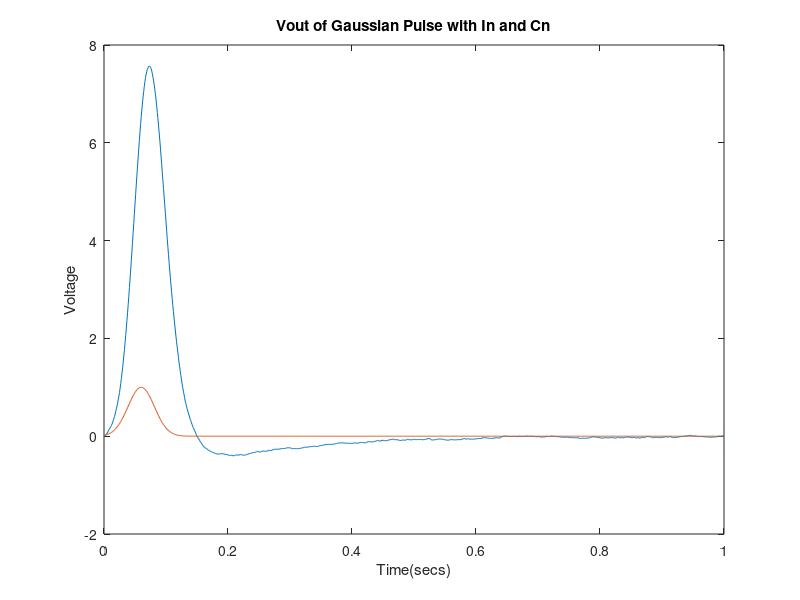
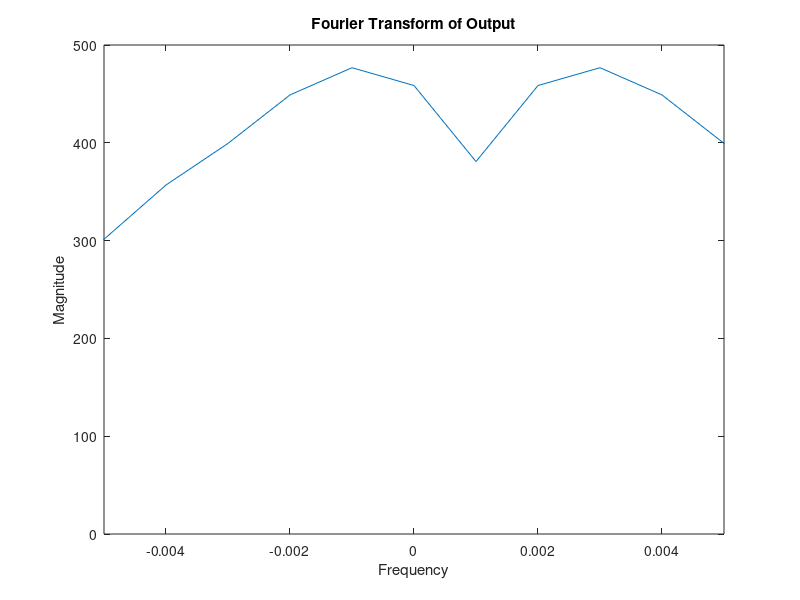
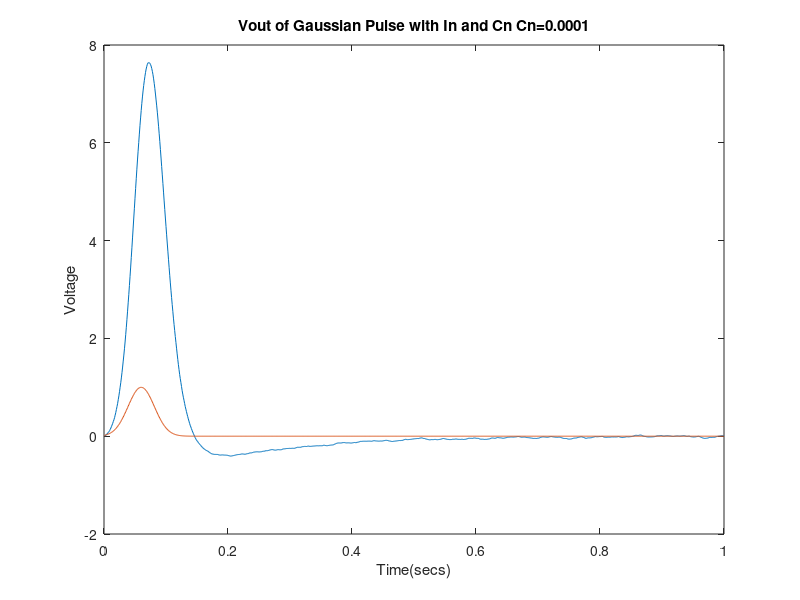
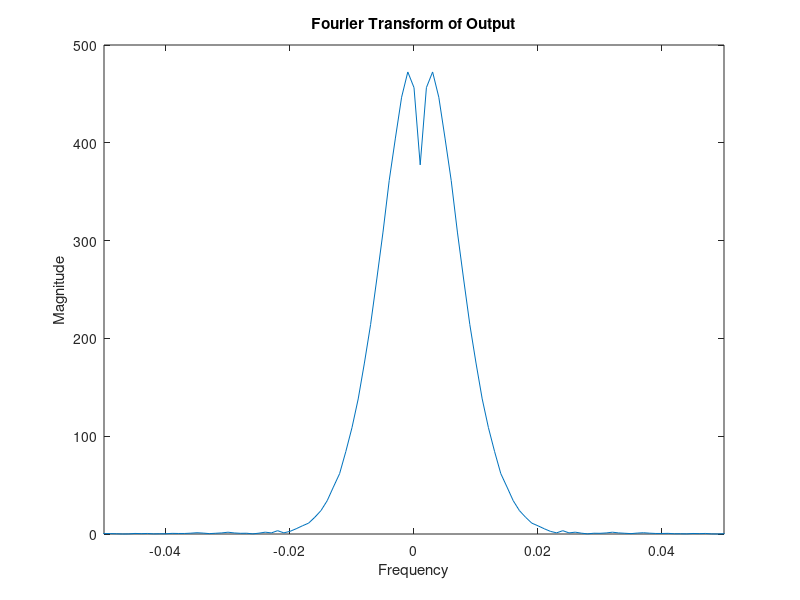

The MATLAB source for these figures, in order:

% Patrobas Adewumi
% 100963608
% ELEC 4700
% assignment4
clear all

runTime = 1; % in seconds
timecuts = 1000;
dt = runTime/timecuts;

Cn = 0.00001;
R1 = 1;
C1 = 0.25;
R2 = 2;
L1 = 0.2;
R3 = 10;
a = 100;
R4 = 0.1;
Ro = 1000;
     

C = [  0, 0,   0,  0, 0, 0, 0, 0; ... V1
     -C1,C1,   0,  0, 0, 0, 0, 0; ... V2
       0, 0, -L1,  0, 0, 0, 0, 0; ... I1
       0, 0,   0, Cn, 0, 0, 0, 0; ... V3
       0, 0,   0,  0, 0, 0, 0, 0; ... I3
       0, 0,   0, Cn, 0, 0, 0, 0; ... V4
       0, 0,   0,  0, 0, 0, 0, 0; ... In
       0, 0,   0,  0, 0, 0, 0, 0];   %Vo
   
   %     V1             V2  I1    V3  I3     V4  In            Vo  
G = [     1,             0,  0,    0,  0,     0,  0,            0; ... V1
      -1/R1, (1/R2 + 1/R1), -1,    0,  0,     0,  0,            0; ... V2
          0,             1,  0,   -1,  0,     0,  0,            0; ... I1
          0,             0, -1, 1/R3,  0,     0, -1,            0; ... V3
          0,             0,  0,    0, -a,     1,  0,            0; ... I3
          0,             0,  0, 1/R3, -1,     0, -1,            0; ... V4
          0,             0,  0,    0,  0,     0,  1,            0; ... In
          0,             0,  0,    0,  0, -1/R4,  0, (1/R4 +1/Ro)];   %Vo
   

% Gaussian Pulse
mag = 1;
dev = 0.03;
delay = 0.06;
Flist = zeros(8,1,timecuts);
for count = 1:1:timecuts
    Flist(1,1,count) = mag*exp(-((count*dt-delay)/dev)^2); 
    Flist(7,1,count) = 0.001*randn;
end
Vlist = zeros(8,1,timecuts);

for count  = 2:1:timecuts
    A = C/dt +G;
    
    Vlist(:,:,count) = A\(C*Vlist(:,:,count-1)/dt +Flist(:,:,count));
end
      
V1list(1,:) = Vlist(1,1,:);
V2list(1,:) = Vlist(2,1,:);
ILlist(1,:) = Vlist(3,1,:);
I3list(1,:) = Vlist(4,1,:);
V4list(1,:) = Vlist(5,1,:);
Inlist(1,:) = Vlist(7,1,:);
Volist(1,:) = Vlist(8,1,:);

figure(7)
plot((1:timecuts).*dt,Volist(1,:))
xlabel('Time(secs)')
ylabel('Voltage')
title('Vout of Gaussian Pulse with In and Cn')
hold on
plot((1:timecuts).*dt,V1list(1,:))
hold off

figure(8)
g = abs(fftshift(fft(Volist(1,:))));
plot(((1:length(g))/timecuts)-0.5,g)
xlim([-0.005 0.005])
xlabel('Frequency')
ylabel('Magnitude')
title('Fourier Transform of Output')

% Changing Cn
Cn = 0.0001;
     

C = [  0, 0,   0,  0, 0, 0, 0, 0; ... V1
     -C1,C1,   0,  0, 0, 0, 0, 0; ... V2
       0, 0, -L1,  0, 0, 0, 0, 0; ... I1
       0, 0,   0, Cn, 0, 0, 0, 0; ... V3
       0, 0,   0,  0, 0, 0, 0, 0; ... I3
       0, 0,   0, Cn, 0, 0, 0, 0; ... V4
       0, 0,   0,  0, 0, 0, 0, 0; ... In
       0, 0,   0,  0, 0, 0, 0, 0];   %Vo

% Gaussian pulse
mag = 1;
dev = 0.03;
delay = 0.06;
Flist = zeros(8,1,timecuts);
for count = 1:1:timecuts
    Flist(1,1,count) = mag*exp(-((count*dt-delay)/dev)^2);
    Flist(7,1,count) = 0.001*randn;
end
Vlist = zeros(8,1,timecuts);

for count  = 2:1:timecuts
    A = C/dt +G;
    
    Vlist(:,:,count) = A\(C*Vlist(:,:,count-1)/dt +Flist(:,:,count));
end
      
V1list(1,:) = Vlist(1,1,:);
V2list(1,:) = Vlist(2,1,:);
ILlist(1,:) = Vlist(3,1,:);
I3list(1,:) = Vlist(4,1,:);
V4list(1,:) = Vlist(5,1,:);
Inlist(1,:) = Vlist(7,1,:);
Volist(1,:) = Vlist(8,1,:);

figure(9)
plot((1:timecuts).*dt,Volist(1,:))
xlabel('Time(secs)')
ylabel('Voltage')
title('Vout of Gaussian Pulse with In and Cn Cn=0.0001')
hold on
plot((1:timecuts).*dt,V1list(1,:))
hold off

figure(10)
g = abs(fftshift(fft(Volist(1,:))));
plot(((1:length(g))/timecuts)-0.5,g)
xlim([-0.05 0.05])
xlabel('Frequency')
ylabel('Magnitude')
title('Fourier Transform of Output')

% Another Cn
Cn = 0.001;
     

C = [  0, 0,   0,  0, 0, 0, 0, 0; ... V1
     -C1,C1,   0,  0, 0, 0, 0, 0; ... V2
       0, 0, -L1,  0, 0, 0, 0, 0; ... I1
       0, 0,   0, Cn, 0, 0, 0, 0; ... V3
       0, 0,   0,  0, 0, 0, 0, 0; ... I3
       0, 0,   0, Cn, 0, 0, 0, 0; ... V4
       0, 0,   0,  0, 0, 0, 0, 0; ... In
       0, 0,   0,  0, 0, 0, 0, 0];   %Vo
   

% Gaussian pulse
mag = 1;
dev = 0.03;
delay = 0.06;
Flist = zeros(8,1,timecuts);
for count = 1:1:timecuts
    Flist(1,1,count) = mag*exp(-((count*dt-delay)/dev)^2);
    Flist(7,1,count) = 0.001*randn;
end
Vlist = zeros(8,1,timecuts);

for count  = 2:1:timecuts
    A = C/dt +G;
    
    Vlist(:,:,count) = A\(C*Vlist(:,:,count-1)/dt +Flist(:,:,count));
end
      
V1list(1,:) = Vlist(1,1,:);
V2list(1,:) = Vlist(2,1,:);
ILlist(1,:) = Vlist(3,1,:);
I3list(1,:) = Vlist(4,1,:);
V4list(1,:) = Vlist(5,1,:);
Inlist(1,:) = Vlist(7,1,:);
Volist(1,:) = Vlist(8,1,:);

figure(11)
plot((1:timecuts).*dt,Volist(1,:))
xlabel('Time(secs)')
ylabel('Voltage')
title('Vout of Gaussian Pulse with In and Cn Cn=0.001')
hold on
plot((1:timecuts).*dt,V1list(1,:))
hold off

figure(12)
g = abs(fftshift(fft(Volist(1,:))));
plot(((1:length(g))/timecuts)-0.5,g)
xlim([-0.05 0.05])
xlabel('Frequency')
ylabel('Magnitude')
title('Fourier Transform of Output')


% Another Cn
Cn = 0.01;
     

C = [  0, 0,   0,  0, 0, 0, 0, 0; ... V1
     -C1,C1,   0,  0, 0, 0, 0, 0; ... V2
       0, 0, -L1,  0, 0, 0, 0, 0; ... I1
       0, 0,   0, Cn, 0, 0, 0, 0; ... V3
       0, 0,   0,  0, 0, 0, 0, 0; ... I3
       0, 0,   0, Cn, 0, 0, 0, 0; ... V4
       0, 0,   0,  0, 0, 0, 0, 0; ... In
       0, 0,   0,  0, 0, 0, 0, 0];   %Vo
   

% Gaussian pulse
mag = 1;
dev = 0.03;
delay = 0.06;
Flist = zeros(8,1,timecuts);
for count = 1:1:timecuts
    Flist(1,1,count) = mag*exp(-((count*dt-delay)/dev)^2); 
    Flist(7,1,count) = 0.001*randn;
end
Vlist = zeros(8,1,timecuts);

for count  = 2:1:timecuts
    A = C/dt +G;
    
    Vlist(:,:,count) = A\(C*Vlist(:,:,count-1)/dt +Flist(:,:,count));
end
      
V1list(1,:) = Vlist(1,1,:);
V2list(1,:) = Vlist(2,1,:);
ILlist(1,:) = Vlist(3,1,:);
I3list(1,:) = Vlist(4,1,:);
V4list(1,:) = Vlist(5,1,:);
Inlist(1,:) = Vlist(7,1,:);
Volist(1,:) = Vlist(8,1,:);

figure(13)
plot((1:timecuts).*dt,Volist(1,:))
xlabel('Time(secs)')
ylabel('Voltage')
title('Vout of Gaussian Pulse with In and Cn Cn=0.01')
hold on
plot((1:timecuts).*dt,V1list(1,:))
hold off

figure(14)
g = abs(fftshift(fft(Volist(1,:))));
plot(((1:length(g))/timecuts)-0.5,g)
xlim([-0.05 0.05])
xlabel('Frequency')
ylabel('Magnitude')
title('Fourier Transform of Output')

clear all
% changing timesteps
runTime = 1; % in seconds
timecuts = 100;
dt = runTime/timecuts;

Cn = 0.00001;
R1 = 1;
C1 = 0.25;
R2 = 2;
L1 = 0.2;
R3 = 10;
a = 100;
R4 = 0.1;
Ro = 1000;
     

C = [  0, 0,   0,  0, 0, 0, 0, 0; ... V1
     -C1,C1,   0,  0, 0, 0, 0, 0; ... V2
       0, 0, -L1,  0, 0, 0, 0, 0; ... I1
       0, 0,   0, Cn, 0, 0, 0, 0; ... V3
       0, 0,   0,  0, 0, 0, 0, 0; ... I3
       0, 0,   0, Cn, 0, 0, 0, 0; ... V4
       0, 0,   0,  0, 0, 0, 0, 0; ... In
       0, 0,   0,  0, 0, 0, 0, 0];   %Vo
   
   %     V1             V2  I1    V3  I3     V4  In            Vo  
G = [     1,             0,  0,    0,  0,     0,  0,            0; ... V1
      -1/R1, (1/R2 + 1/R1), -1,    0,  0,     0,  0,            0; ... V2
          0,             1,  0,   -1,  0,     0,  0,            0; ... I1
          0,             0, -1, 1/R3,  0,     0, -1,            0; ... V3
          0,             0,  0,    0, -a,     1,  0,            0; ... I3
          0,             0,  0, 1/R3, -1,     0, -1,            0; ... V4
          0,             0,  0,    0,  0,     0,  1,            0; ... In
          0,             0,  0,    0,  0, -1/R4,  0, (1/R4 +1/Ro)];   %Vo

% Gaussian pulse
mag = 1;
dev = 0.03;
delay = 0.06;
Flist = zeros(8,1,timecuts);
for count = 1:1:timecuts
    Flist(1,1,count) = mag*exp(-((count*dt-delay)/dev)^2);
    Flist(7,1,count) = 0.001*randn;
end
Vlist = zeros(8,1,timecuts);

for count  = 2:1:timecuts
    A = C/dt +G;
    Vlist(:,:,count) = A\(C*Vlist(:,:,count-1)/dt +Flist(:,:,count));
end
      
V1list(1,:) = Vlist(1,1,:);
V2list(1,:) = Vlist(2,1,:);
ILlist(1,:) = Vlist(3,1,:);
I3list(1,:) = Vlist(4,1,:);
V4list(1,:) = Vlist(5,1,:);
Inlist(1,:) = Vlist(7,1,:);
Volist(1,:) = Vlist(8,1,:);

figure(15)
plot((1:timecuts).*dt,Volist(1,:))
xlabel('Time(secs)')
ylabel('Voltage')
title('Vout of Gaussian Pulse with In and Cn timesteps=100')
hold on
plot((1:timecuts).*dt,V1list(1,:))
hold off

figure(16)
g = abs(fftshift(fft(Volist(1,:))));
plot(((1:length(g))/timecuts)-0.5,g)
xlim([-0.5 0.5])
xlabel('Frequency')
ylabel('Magnitude')
title('Fourier Transform of Output')

% Timestep
clear all
runTime = 1; 
timecuts = 10000;
dt = runTime/timecuts;

R1 = 1;
C1 = 0.25;
R2 = 2;
L1 = 0.2;
R3 = 10;
a = 100;
R4 = 0.1;
Ro = 1000;
Cn = 0.00001;
     


C = [  0, 0,   0,  0, 0, 0, 0, 0; ... V1
     -C1,C1,   0,  0, 0, 0, 0, 0; ... V2
       0, 0, -L1,  0, 0, 0, 0, 0; ... I1
       0, 0,   0, Cn, 0, 0, 0, 0; ... V3
       0, 0,   0,  0, 0, 0, 0, 0; ... I3
       0, 0,   0, Cn, 0, 0, 0, 0; ... V4
       0, 0,   0,  0, 0, 0, 0, 0; ... In
       0, 0,   0,  0, 0, 0, 0, 0];   %Vo
   
   %     V1             V2  I1    V3  I3     V4  In            Vo  
G = [     1,             0,  0,    0,  0,     0,  0,            0; ... V1
      -1/R1, (1/R2 + 1/R1), -1,    0,  0,     0,  0,            0; ... V2
          0,             1,  0,   -1,  0,     0,  0,            0; ... I1
          0,             0, -1, 1/R3,  0,     0, -1,            0; ... V3
          0,             0,  0,    0, -a,     1,  0,            0; ... I3
          0,             0,  0, 1/R3, -1,     0, -1,            0; ... V4
          0,             0,  0,    0,  0,     0,  1,            0; ... In
          0,             0,  0,    0,  0, -1/R4,  0, (1/R4 +1/Ro)];   %Vo

% Gaussian pulse
mag = 1;
dev = 0.03;
delay = 0.06;
Flist = zeros(8,1,timecuts);
for count = 1:1:timecuts
    Flist(1,1,count) = mag*exp(-((count*dt-delay)/dev)^2);%for gaussian pulse
    Flist(7,1,count) = 0.001*randn;
end
Vlist = zeros(8,1,timecuts);

for count  = 2:1:timecuts
    A = C/dt +G;
    
    Vlist(:,:,count) = A\(C*Vlist(:,:,count-1)/dt +Flist(:,:,count));
end
      
V1list(1,:) = Vlist(1,1,:);
V2list(1,:) = Vlist(2,1,:);
ILlist(1,:) = Vlist(3,1,:);
I3list(1,:) = Vlist(4,1,:);
V4list(1,:) = Vlist(5,1,:);
Inlist(1,:) = Vlist(7,1,:);
Volist(1,:) = Vlist(8,1,:);

figure(17)
plot((1:timecuts).*dt,Volist(1,:))
xlabel('Time(secs)')
ylabel('Voltage')
title('Vout of Gaussian Pulse with In and Cn timesteps=10000')
hold on
plot((1:timecuts).*dt,V1list(1,:))
hold off

figure(18)
g = abs(fftshift(fft(Volist(1,:))));
plot(((1:length(g))/timecuts)-0.5,g)
xlim([-0.005 0.005])
xlabel('Frequency')
ylabel('Magnitude')
title('Fourier Transform of Output')
      
      
      
      
      